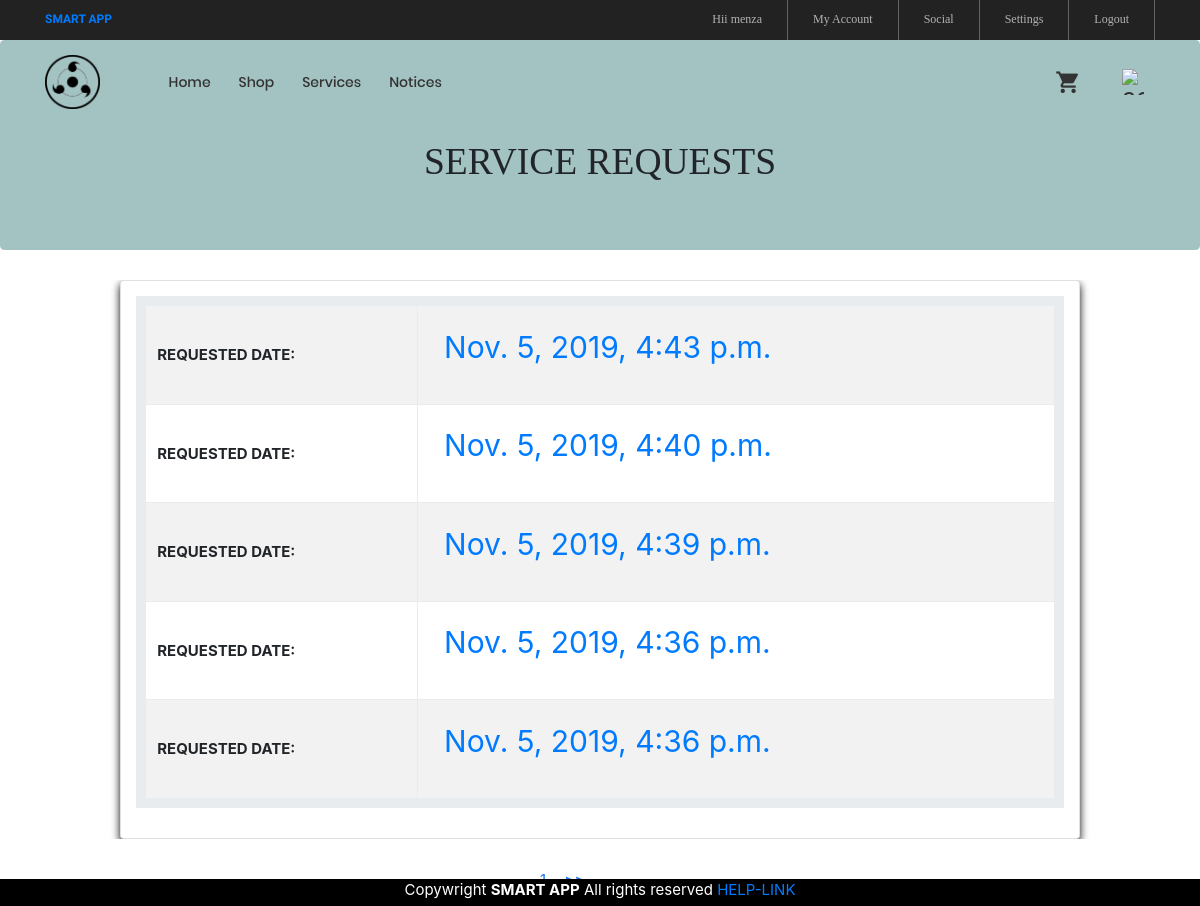
The page /show/ (signed in) on the database its author committed.
### ser/models.py (models this page shows, shortened)
class Service(models.Model):
    aut = models.CharField(max_length=255 )
    flat_number = models.CharField(max_length=10)
    time = models.CharField(max_length=255 )
    body = models.TextField()
    created = models.DateTimeField(auto_now_add=True)

### ser/views.py (the view)
# urls.py: path('show/',views.Myreqview,name="show"),
@login_required
def Myreqview(request):              #display service requests
    req=Service.objects.all().order_by('-created')
    aut=request.user.username
    info=[]
    for x in req:
        if x.aut==aut:
            y={'flnum':x.created,'aut':x.aut,'aut2':aut}
            info.append(y)
    paginator=Paginator(info,5)
    try:
        page = int(request.GET.get('page','1'))
    except:
        page = 1
    try:
        info = paginator.page(page)
    except(EmptyPage, InvalidPage):
        info=paginator.page(paginator.num_pages)
    context={
            'info':info,
        }
    return render(request,'show.html',context)

### templates/show.html (shortened to what this page needs)
{% extends 'base.html' %}
{% load static %}
{% block page_content %}
{% load widget_tweaks %}
<head>
  <link rel="stylesheet" href="{% static 'https://maxcdn.bootstrapcdn.com/bootstrap/3.3.5/css/bootstrap.min.css' %}">
 </head>
<body>
<div class="jumbotron" style="background-color:#a3c2c2">
	<h1 style="font-family: 'Cormorant', serif;"><br><center> SERVICE REQUESTS</center></h1>
</div>
<div class="container-fluid" style="padding-left: 10%;padding-right: 10%;overflow:hidden">
<div class="card p-3" style="overflow:scroll">
<table class="table table-bordered table-striped table-hover table-responsive" style="border-width: 10px;">
	<div class="row pl " >
			<tbody>
		{% for y in info %}
			{% if  y.aut2 == y.aut %}
					<tr>
								<td style="line-height: 5">
								<b>	REQUESTED DATE: </b></td>
								<td>
                        <a class="nav-link" href= "{% url 'serv_view' y.flnum %}" style="font-size: 30px">{{y.flnum}}</a>
							 </td>
			 		 </tr>
				{% endif %}
		{% endfor %}
		</tbody></table>
	</div></body>
	</div>
	<div class="pagination p-t-30"  style=" left: 0; bottom: 5%; width: 100%;z-index:3;">
				<ul style="margin-left: 45%">
			{% for pg in info.paginator.page_range %}
			{% if info.number == pg %}
	<a href="?page={{ pg }}" style="color:#1a75ff">{{ pg }}</a>
			{% endif %}
			{% endfor %}
			{% if info.has_next %}
			<li style="display:inline-flex"><a href="?page={{ info.next_page_number }}" style="color:#1a75ff"><strong>&nbsp &nbsp >></strong>   </a></li>
			{% endif %}
		</ul>
</div>
	{% endblock %}

### templates/base.html (shortened to what this page needs)
{% load static	 %}
<!DOCTYPE html>
<html lang="en">
<head>
	<link rel="stylesheet" type="text/css" href="{% static 'vendor/bootstrap/css/bootstrap.min.css' %}">
	<link rel="stylesheet" type="text/css" href="{% static 'fonts/font-awesome-4.7.0/css/font-awesome.min.css' %}">
	<link rel="stylesheet" type="text/css" href="{% static 'fonts/iconic/css/material-design-iconic-font.min.css' %}">
	<link rel="stylesheet" type="text/css" href="{% static 'fonts/linearicons-v1.0.0/icon-font.min.css' %}">
	<link rel="stylesheet" type="text/css" href="{% static 'vendor/animate/animate.css' %}">
	<link rel="stylesheet" type="text/css" href="{% static 'vendor/css-hamburgers/hamburgers.min.css' %}">
	<link rel="stylesheet" type="text/css" href="{% static 'vendor/animsition/css/animsition.min.css' %}">
	<link rel="stylesheet" type="text/css" href="{% static 'vendor/select2/select2.min.css' %}">
	<link rel="stylesheet" type="text/css" href="{% static 'vendor/daterangepicker/daterangepicker.css' %}">
	<link rel="stylesheet" type="text/css" href="{% static 'vendor/slick/slick.css' %}">
	<link rel="stylesheet" type="text/css" href="{% static 'vendor/MagnificPopup/magnific-popup.css' %}">
	<link rel="stylesheet" type="text/css" href="{% static 'vendor/perfect-scrollbar/perfect-scrollbar.css' %}">
	<link rel="stylesheet" type="text/css" href="{% static 'css/util.css' %}">
	<link rel="stylesheet" type="text/css" href="{% static 'css/main.css' %}">
</head>
<body class="animsition">
	<header>
		<div class="container-menu-desktop">
			<div class="top-bar">
				<div class="content-topbar flex-sb-m h-full container">
					<div class="left-top-bar" style="font-family: Kaushan Script;color:  #9999ff;">
						<b><a href='/index'>SMART APP</a></b>
					</div>
					<div class="right-top-bar flex-w h-full">
						 {% if user.is_authenticated %}
						<a href="#" class="flex-c-m trans-04 p-lr-25" style="border-left: none">
							Hii {{user.first_name}}
						</a>
						<a href="/profile" class="flex-c-m trans-04 p-lr-25">
							My Account
						</a>
						<a href="/residents" class="flex-c-m trans-04 p-lr-25">
							Social
						</a>
						<a href="{% url 'password_change' %}"class="flex-c-m trans-04 p-lr-25">
							Settings
						</a>
						<a href="/accounts/logout" class="flex-c-m trans-04 p-lr-25">
							Logout
						</a>
						{% else %}
						<a href="/accounts/login" class="flex-c-m trans-04 p-lr-25">
							Login
						</a>
						{% endif %}
					</div>
				</div>
			</div>
			<div class="wrap-menu-desktop">
				<nav class="limiter-menu-desktop container">
					<a  class="logo" href='/index'>
						<img src="{% static 'images/logo.png' %}" alt="IMG-LOGO">
					</a>
					<div class="menu-desktop">
						<ul class="main-menu">
								<li>
								<a href="/index">Home</a>
							</li>
							<li>
								<a href="/shop">Shop</a>
							</li>
							<li >
								<a href="/req">Services</a>
							</li>
							<li>
								<a href="/h">Notices</a>
							</li>
						</ul>
					</div>
					<div class="wrap-icon-header flex-w flex-r-m">
						<div class="icon-header-item cl2 hov-cl1 trans-04 p-l-22 p-r-11 " >
							<a href="/list" class="dis-block icon-header-item cl2 hov-cl1 trans-04 p-l-22 p-r-11 " >
							<i class="zmdi zmdi-shopping-cart"></i>
						</a>
						</div>
						<a href="/show" class="dis-block icon-header-item cl2 hov-cl1 trans-04 p-l-22 p-r-11 " >
							 <img src="{% static 'images/service.png' %}" alt="service" style="width:22px;height:26px;float:right; " >
						</a>
					</div>
				</nav>
			</div>
		</div>
	</header>
	<div class="flex-container " style="margin-bottom: 8%">
{% block page_content %}
{% endblock %}
</div><body>
<div class="flex-container " style="background-color:black;color:white;position:fixed; left: 0; bottom: 0; width: 100%;z-index:3;height:3%;">
 <footer>
 <center>Copywright <b>SMART APP</b> All rights reserved <a href="https://www.google.co.in/">
  HELP-LINK</a></center>
</footer>
</div>
</body>
</html>

### signin/static/css/main.css (style rules this page uses)
.container { max-width: 1380px; }
@media (max-width: 1600px) { .container { max-width: 1200px; } }
.container-menu-desktop { height: auto; width: 100%; position: relative; -webkit-transition: all 0.3s; -o-transition: all 0.3s; -moz-transition: all 0.3s; transition: all 0.3s; }
.top-bar { height: 40px; background-color: #222; }
.left-top-bar { font-family: Poppins-Regular; font-size: 12px; line-height: 1.8; color: #b2b2b2; }
.right-top-bar a { font-family: Poppins-Regular; font-size: 12px; line-height: 1.8; height: 100%; color: #b2b2b2; border-right: 1px solid rgba(255,255,255,0.3); }
.right-top-bar a:first-child { border-left: 1px solid rgba(255,255,255,0.3); }
.wrap-menu-desktop { position: fixed; z-index: 1100; background-color: transparent; width: 100%; height: 84px; top: 40px; left: 0px; -webkit-transition: height 0.3s, background-color 0.3s; -o-transition: height 0.3s, background-color 0.3s; -moz-transition: height 0.3s, background-color 0.3s; transition: height 0.3s, background-color 0.3s; }
.limiter-menu-desktop { height: 100%; display: -webkit-box; display: -webkit-flex; display: -moz-box; display: -ms-flexbox; display: flex; align-items: center; background-color: transparent; }
.logo { display: -webkit-box; display: -webkit-flex; display: -moz-box; display: -ms-flexbox; display: flex; align-items: center; height: 65%; margin-right: 55px; }
.logo img { max-width: 100%; max-height: 100%; }
.menu-desktop { display: -webkit-box; display: -webkit-flex; display: -moz-box; display: -ms-flexbox; display: flex; align-items: center; height: 100%; }
.main-menu { list-style-type: none; margin: 0; display: -webkit-box; display: -webkit-flex; display: -moz-box; display: -ms-flexbox; display: flex; align-items: center; }
.main-menu > li { display: block; position: relative; padding: 20px 10px 20px 0px; margin: 0px 4px 0px 14px; }
.main-menu > li > a { font-family: Poppins-Medium; font-size: 14px; color: #333; padding: 5px 0px; transition: all 0.4s; -webkit-transition: all 0.4s; -o-transition: all 0.4s; -moz-transition: all 0.4s; }
.wrap-icon-header { flex-grow: 1; }
.icon-header-item { position: relative; font-size: 26px; line-height: 1; cursor: pointer; }
.cl2 { color: #333; }

### templates/base.html (style rules this page uses)
.card { box-shadow: 0 4px 8px 0 rgb(7, 6, 6); transition: 0.3s; }

### rows shown on the page
Service: flnum "Nov. 5, 2019, 4:43 p.m."
Service: flnum "Nov. 5, 2019, 4:40 p.m."
Service: flnum "Nov. 5, 2019, 4:39 p.m."
Service: flnum "Nov. 5, 2019, 4:36 p.m."
Service: flnum "Nov. 5, 2019, 4:36 p.m."

### other values the page prints
{{ user.first_name }} "menza"
